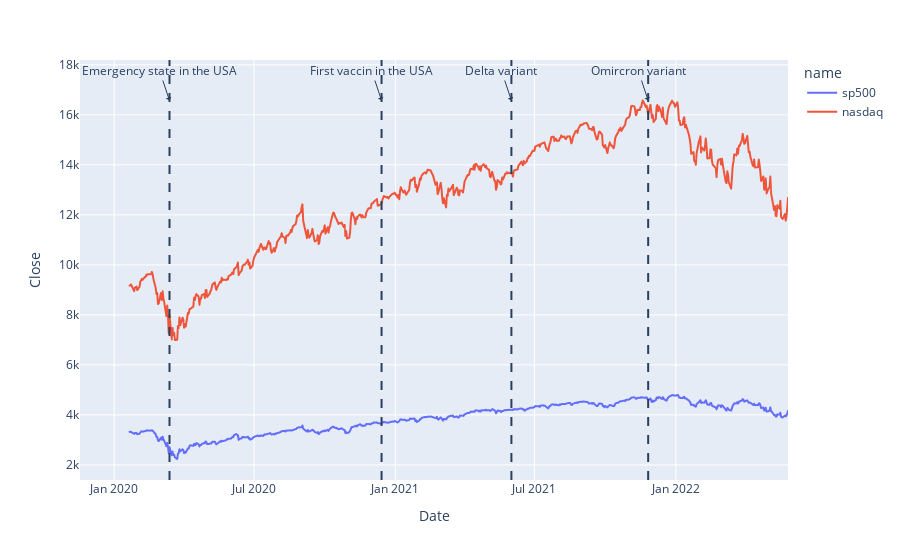

Notebook cell for this chart:
### Code cell
max_y =dfstocks['Close'].max()
fig = px.line(dfstocks,y= 'Close' ,color='name')
fig.add_vline(x='2020-03-13',line_dash="dash") #emergency state in the USA
fig.add_vline(x='2020-12-14',line_dash="dash") #first vaccine in the USA
fig.add_vline(x='2021-06-01',line_dash="dash") #delta variant
fig.add_vline(x='2021-11-26',line_dash="dash") #omicron variant
fig.add_annotation(x='2020-03-13', y=max_y,
            text="Emergency state in the USA",
            showarrow=True,
            arrowhead=1)
fig.add_annotation(x='2020-12-14', y=max_y,
            text="First vaccin in the USA",
            showarrow=True,
            arrowhead=1)
fig.add_annotation(x='2021-06-01', y=max_y,
            text="Delta variant",
            showarrow=True,
            arrowhead=1)
fig.add_annotation(x='2021-11-26', y=max_y,
            text="Omircron variant",
            showarrow=True,
            arrowhead=1)

### Figure 1 — Plotly figure (JSON) as saved in the notebook; plotly's stock layout.template omitted (floating-point values rounded to 4 significant figures; data arrays with more than 128 entries replaced by an {"elided": "..."} marker saying what was removed)
{"data": [{"hovertemplate": "name=sp500<br>Date=%{x}<br>Close=%{y}<extra></extra>", "legendgroup": "sp500", "line": {"color": "#636efa", "dash": "solid"}, "marker": {"symbol": "circle"}, "mode": "lines", "name": "sp500", "showlegend": true, "type": "scattergl", "x": {"elided": "595 str values"}, "xaxis": "x", "y": {"elided": "595 float values"}, "yaxis": "y"}, {"hovertemplate": "name=nasdaq<br>Date=%{x}<br>Close=%{y}<extra></extra>", "legendgroup": "nasdaq", "line": {"color": "#EF553B", "dash": "solid"}, "marker": {"symbol": "circle"}, "mode": "lines", "name": "nasdaq", "showlegend": true, "type": "scattergl", "x": {"elided": "595 str values"}, "xaxis": "x", "y": {"elided": "595 float values"}, "yaxis": "y"}], "layout": {"annotations": [{"arrowhead": 1, "showarrow": true, "text": "Emergency state in the USA", "x": "2020-03-13", "y": 16570.0}, {"arrowhead": 1, "showarrow": true, "text": "First vaccin in the USA", "x": "2020-12-14", "y": 16570.0}, {"arrowhead": 1, "showarrow": true, "text": "Delta variant", "x": "2021-06-01", "y": 16570.0}, {"arrowhead": 1, "showarrow": true, "text": "Omircron variant", "x": "2021-11-26", "y": 16570.0}], "autosize": true, "legend": {"title": {"text": "name"}, "tracegroupgap": 0}, "margin": {"t": 60}, "shapes": [{"line": {"dash": "dash"}, "type": "line", "x0": "2020-03-13", "x1": "2020-03-13", "xref": "x", "y0": 0, "y1": 1, "yref": "y domain"}, {"line": {"dash": "dash"}, "type": "line", "x0": "2020-12-14", "x1": "2020-12-14", "xref": "x", "y0": 0, "y1": 1, "yref": "y domain"}, {"line": {"dash": "dash"}, "type": "line", "x0": "2021-06-01", "x1": "2021-06-01", "xref": "x", "y0": 0, "y1": 1, "yref": "y domain"}, {"line": {"dash": "dash"}, "type": "line", "x0": "2021-11-26", "x1": "2021-11-26", "xref": "x", "y0": 0, "y1": 1, "yref": "y domain"}], "xaxis": {"anchor": "y", "autorange": true, "domain": [0, 1], "range": ["2019-11-29 11:14:41.9277", "2022-05-27"], "title": {"text": "Date"}, "type": "date"}, "yaxis": {"anchor": "x", "autorange": true, "domain": [0, 1], "range": [1307.0, 19910.0], "title": {"text": "Close"}, "type": "linear"}}}
